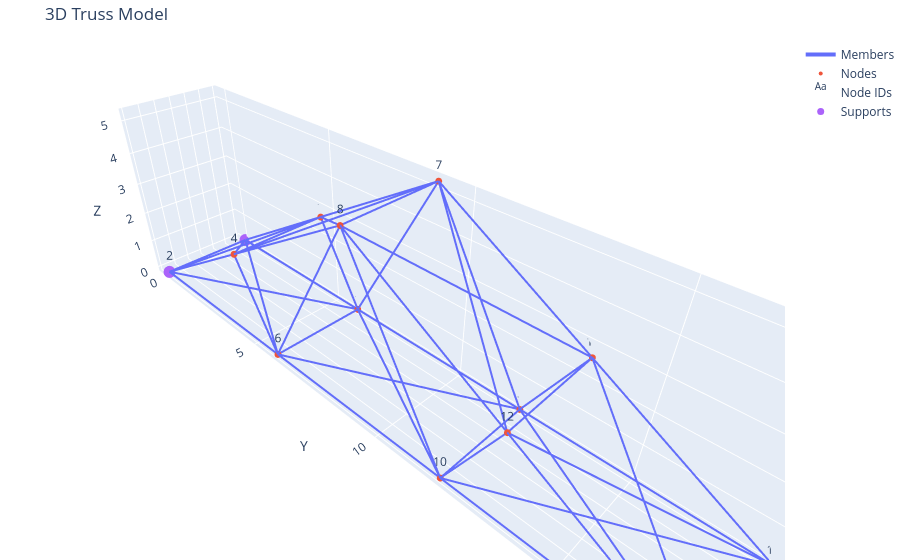
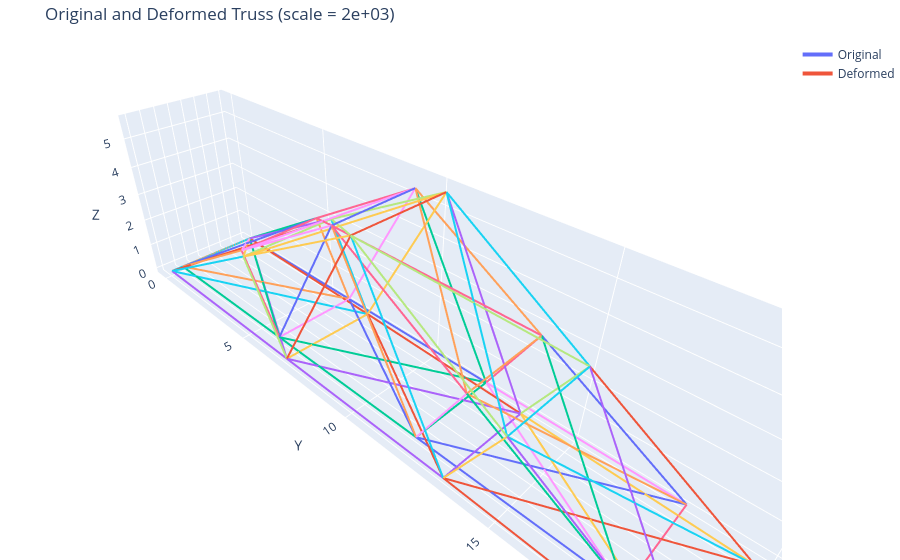

Notebook source saved alongside these figures, in order:
### Markdown cell above
### Validation Fabrication Error Loads

### Code cell
filepath = 'inputs/validation_truss_fab_error.json'

result = solver.truss_solver(filepath)
pp = postprocess.truss_output(filepath, result)

### Figure 1 — Plotly figure (JSON) as saved in the notebook; plotly's stock layout.template omitted (floating-point values rounded to 4 significant figures; data arrays with more than 128 entries replaced by an {"elided": "..."} marker saying what was removed)
{"data": [{"line": {"width": 4}, "mode": "lines", "name": "Members", "type": "scatter3d", "x": {"elided": "129 int values"}, "y": {"elided": "129 float values"}, "z": {"elided": "129 float values"}}, {"marker": {"size": 4}, "mode": "markers", "name": "Nodes", "type": "scatter3d", "x": [0, 3, 0, 3, 0, 3, 0, 3, 0, 3, 0, 3, 0, 3], "y": [0, 0, 4.5, 4.5, 6, 6, 9, 9, 12, 12, 13.5, 13.5, 18, 18], "z": [0, 0, 2.598, 2.598, 0, 0, 5.196, 5.196, 0, 0, 2.598, 2.598, 0, 0]}, {"mode": "text", "name": "Node IDs", "text": ["1", "2", "3", "4", "5", "6", "7", "8", "9", "10", "11", "12", "13", "14"], "textposition": "top center", "type": "scatter3d", "x": [0, 3, 0, 3, 0, 3, 0, 3, 0, 3, 0, 3, 0, 3], "y": [0, 0, 4.5, 4.5, 6, 6, 9, 9, 12, 12, 13.5, 13.5, 18, 18], "z": [0, 0, 2.598, 2.598, 0, 0, 5.196, 5.196, 0, 0, 2.598, 2.598, 0, 0]}, {"marker": {"size": 7}, "mode": "markers", "name": "Supports", "type": "scatter3d", "x": [0, 3, 0, 3], "y": [0, 0, 18, 18], "z": [0, 0, 0, 0]}], "layout": {"margin": {"b": 0, "l": 0, "r": 0, "t": 40}, "scene": {"aspectmode": "data", "xaxis": {"title": {"text": "X"}}, "yaxis": {"title": {"text": "Y"}}, "zaxis": {"title": {"text": "Z"}}}, "showlegend": true, "title": {"text": "3D Truss Model"}}}

### Figure 2 — Plotly figure (JSON) as saved in the notebook; plotly's stock layout.template omitted (floating-point values rounded to 4 significant figures)
{"data": [{"line": {"width": 4}, "mode": "lines", "name": "Original", "showlegend": true, "type": "scatter3d", "x": [0, 0], "y": [0, 6], "z": [0, 0]}, {"line": {"width": 4}, "mode": "lines", "name": "Deformed", "showlegend": true, "type": "scatter3d", "x": [0, 0.1353], "y": [0, 7.081], "z": [0, -0.014]}, {"line": {"width": 4}, "mode": "lines", "showlegend": false, "type": "scatter3d", "x": [0, 0], "y": [0, 4.5], "z": [0, 2.598]}, {"line": {"width": 4}, "mode": "lines", "showlegend": false, "type": "scatter3d", "x": [0, 0.09616], "y": [0, 5.399], "z": [0, 2.937]}, {"line": {"width": 4}, "mode": "lines", "showlegend": false, "type": "scatter3d", "x": [0, 0], "y": [4.5, 6], "z": [2.598, 0]}, {"line": {"width": 4}, "mode": "lines", "showlegend": false, "type": "scatter3d", "x": [0.09616, 0.1353], "y": [5.399, 7.081], "z": [2.937, -0.014]}, {"line": {"width": 4}, "mode": "lines", "showlegend": false, "type": "scatter3d", "x": [0, 0], "y": [4.5, 9], "z": [2.598, 5.196]}, {"line": {"width": 4}, "mode": "lines", "showlegend": false, "type": "scatter3d", "x": [0.09616, 0.2515], "y": [5.399, 10.31], "z": [2.937, 5.606]}, {"line": {"width": 4}, "mode": "lines", "showlegend": false, "type": "scatter3d", "x": [0, 0], "y": [6, 9], "z": [0, 5.196]}, {"line": {"width": 4}, "mode": "lines", "showlegend": false, "type": "scatter3d", "x": [0.1353, 0.2515], "y": [7.081, 10.31], "z": [-0.014, 5.606]}, {"line": {"width": 4}, "mode": "lines", "showlegend": false, "type": "scatter3d", "x": [0, 0], "y": [6, 12], "z": [0, 0]}, {"line": {"width": 4}, "mode": "lines", "showlegend": false, "type": "scatter3d", "x": [0.1353, 0.3377], "y": [7.081, 13.46], "z": [-0.014, 0.01552]}, {"line": {"width": 4}, "mode": "lines", "showlegend": false, "type": "scatter3d", "x": [0, 0], "y": [9, 12], "z": [5.196, 0]}, {"line": {"width": 4}, "mode": "lines", "showlegend": false, "type": "scatter3d", "x": [0.2515, 0.3377], "y": [10.31, 13.46], "z": [5.606, 0.01552]}, {"line": {"width": 4}, "mode": "lines", "showlegend": false, "type": "scatter3d", "x": [0, 0], "y": [9, 13.5], "z": [5.196, 2.598]}, {"line": {"width": 4}, "mode": "lines", "showlegend": false, "type": "scatter3d", "x": [0.2515, 0.3714], "y": [10.31, 15.07], "z": [5.606, 2.758]}, {"line": {"width": 4}, "mode": "lines", "showlegend": false, "type": "scatter3d", "x": [0, 0], "y": [12, 13.5], "z": [0, 2.598]}, {"line": {"width": 4}, "mode": "lines", "showlegend": false, "type": "scatter3d", "x": [0.3377, 0.3714], "y": [13.46, 15.07], "z": [0.01552, 2.758]}, {"line": {"width": 4}, "mode": "lines", "showlegend": false, "type": "scatter3d", "x": [0, 0], "y": [12, 18], "z": [0, 0]}, {"line": {"width": 4}, "mode": "lines", "showlegend": false, "type": "scatter3d", "x": [0.3377, 0.4795], "y": [13.46, 19.73], "z": [0.01552, 0]}, {"line": {"width": 4}, "mode": "lines", "showlegend": false, "type": "scatter3d", "x": [0, 0], "y": [13.5, 18], "z": [2.598, 0]}, {"line": {"width": 4}, "mode": "lines", "showlegend": false, "type": "scatter3d", "x": [0.3714, 0.4795], "y": [15.07, 19.73], "z": [2.758, 0]}, {"line": {"width": 4}, "mode": "lines", "showlegend": false, "type": "scatter3d", "x": [3, 3], "y": [0, 6], "z": [0, 0]}, {"line": {"width": 4}, "mode": "lines", "showlegend": false, "type": "scatter3d", "x": [3.445, 3.468], "y": [0, 7.006], "z": [0, -0.01143]}, {"line": {"width": 4}, "mode": "lines", "showlegend": false, "type": "scatter3d", "x": [3, 3], "y": [0, 4.5], "z": [0, 2.598]}, {"line": {"width": 4}, "mode": "lines", "showlegend": false, "type": "scatter3d", "x": [3.445, 3.453], "y": [0, 5.344], "z": [0, 2.929]}, {"line": {"width": 4}, "mode": "lines", "showlegend": false, "type": "scatter3d", "x": [3, 3], "y": [4.5, 6], "z": [2.598, 0]}, {"line": {"width": 4}, "mode": "lines", "showlegend": false, "type": "scatter3d", "x": [3.453, 3.468], "y": [5.344, 7.006], "z": [2.929, -0.01143]}, {"line": {"width": 4}, "mode": "lines", "showlegend": false, "type": "scatter3d", "x": [3, 3], "y": [4.5, 9], "z": [2.598, 5.196]}, {"line": {"width": 4}, "mode": "lines", "showlegend": false, "type": "scatter3d", "x": [3.453, 3.474], "y": [5.344, 10.25], "z": [2.929, 5.605]}, {"line": {"width": 4}, "mode": "lines", "showlegend": false, "type": "scatter3d", "x": [3, 3], "y": [6, 9], "z": [0, 5.196]}, {"line": {"width": 4}, "mode": "lines", "showlegend": false, "type": "scatter3d", "x": [3.468, 3.474], "y": [7.006, 10.25], "z": [-0.01143, 5.605]}, {"line": {"width": 4}, "mode": "lines", "showlegend": false, "type": "scatter3d", "x": [3, 3], "y": [6, 12], "z": [0, 0]}, {"line": {"width": 4}, "mode": "lines", "showlegend": false, "type": "scatter3d", "x": [3.468, 3.512], "y": [7.006, 13.4], "z": [-0.01143, 0.01605]}, {"line": {"width": 4}, "mode": "lines", "showlegend": false, "type": "scatter3d", "x": [3, 3], "y": [9, 12], "z": [5.196, 0]}, {"line": {"width": 4}, "mode": "lines", "showlegend": false, "type": "scatter3d", "x": [3.474, 3.512], "y": [10.25, 13.4], "z": [5.605, 0.01605]}, {"line": {"width": 4}, "mode": "lines", "showlegend": false, "type": "scatter3d", "x": [3, 3], "y": [9, 13.5], "z": [5.196, 2.598]}, {"line": {"width": 4}, "mode": "lines", "showlegend": false, "type": "scatter3d", "x": [3.474, 3.538], "y": [10.25, 15.01], "z": [5.605, 2.759]}, {"line": {"width": 4}, "mode": "lines", "showlegend": false, "type": "scatter3d", "x": [3, 3], "y": [12, 13.5], "z": [0, 2.598]}, {"line": {"width": 4}, "mode": "lines", "showlegend": false, "type": "scatter3d", "x": [3.512, 3.538], "y": [13.4, 15.01], "z": [0.01605, 2.759]}, {"line": {"width": 4}, "mode": "lines", "showlegend": false, "type": "scatter3d", "x": [3, 3], "y": [12, 18], "z": [0, 0]}, {"line": {"width": 4}, "mode": "lines", "showlegend": false, "type": "scatter3d", "x": [3.512, 3.614], "y": [13.4, 19.67], "z": [0.01605, 0]}, {"line": {"width": 4}, "mode": "lines", "showlegend": false, "type": "scatter3d", "x": [3, 3], "y": [13.5, 18], "z": [2.598, 0]}, {"line": {"width": 4}, "mode": "lines", "showlegend": false, "type": "scatter3d", "x": [3.538, 3.614], "y": [15.01, 19.67], "z": [2.759, 0]}, {"line": {"width": 4}, "mode": "lines", "showlegend": false, "type": "scatter3d", "x": [0, 3], "y": [0, 0], "z": [0, 0]}, {"line": {"width": 4}, "mode": "lines", "showlegend": false, "type": "scatter3d", "x": [0, 3.445], "y": [0, 0], "z": [0, 0]}, {"line": {"width": 4}, "mode": "lines", "showlegend": false, "type": "scatter3d", "x": [0, 3], "y": [4.5, 4.5], "z": [2.598, 2.598]}, {"line": {"width": 4}, "mode": "lines", "showlegend": false, "type": "scatter3d", "x": [0.09616, 3.453], "y": [5.399, 5.344], "z": [2.937, 2.929]}, {"line": {"width": 4}, "mode": "lines", "showlegend": false, "type": "scatter3d", "x": [0, 3], "y": [6, 6], "z": [0, 0]}, {"line": {"width": 4}, "mode": "lines", "showlegend": false, "type": "scatter3d", "x": [0.1353, 3.468], "y": [7.081, 7.006], "z": [-0.014, -0.01143]}, {"line": {"width": 4}, "mode": "lines", "showlegend": false, "type": "scatter3d", "x": [0, 3], "y": [9, 9], "z": [5.196, 5.196]}, {"line": {"width": 4}, "mode": "lines", "showlegend": false, "type": "scatter3d", "x": [0.2515, 3.474], "y": [10.31, 10.25], "z": [5.606, 5.605]}, {"line": {"width": 4}, "mode": "lines", "showlegend": false, "type": "scatter3d", "x": [0, 3], "y": [12, 12], "z": [0, 0]}, {"line": {"width": 4}, "mode": "lines", "showlegend": false, "type": "scatter3d", "x": [0.3377, 3.512], "y": [13.46, 13.4], "z": [0.01552, 0.01605]}, {"line": {"width": 4}, "mode": "lines", "showlegend": false, "type": "scatter3d", "x": [0, 3], "y": [13.5, 13.5], "z": [2.598, 2.598]}, {"line": {"width": 4}, "mode": "lines", "showlegend": false, "type": "scatter3d", "x": [0.3714, 3.538], "y": [15.07, 15.01], "z": [2.758, 2.759]}, {"line": {"width": 4}, "mode": "lines", "showlegend": false, "type": "scatter3d", "x": [0, 3], "y": [18, 18], "z": [0, 0]}, {"line": {"width": 4}, "mode": "lines", "showlegend": false, "type": "scatter3d", "x": [0.4795, 3.614], "y": [19.73, 19.67], "z": [0, 0]}, {"line": {"width": 4}, "mode": "lines", "showlegend": false, "type": "scatter3d", "x": [0, 3], "y": [0, 4.5], "z": [0, 2.598]}, {"line": {"width": 4}, "mode": "lines", "showlegend": false, "type": "scatter3d", "x": [0, 3.453], "y": [0, 5.344], "z": [0, 2.929]}, {"line": {"width": 4}, "mode": "lines", "showlegend": false, "type": "scatter3d", "x": [3, 0], "y": [0, 4.5], "z": [0, 2.598]}, {"line": {"width": 4}, "mode": "lines", "showlegend": false, "type": "scatter3d", "x": [3.445, 0.09616], "y": [0, 5.399], "z": [0, 2.937]}, {"line": {"width": 4}, "mode": "lines", "showlegend": false, "type": "scatter3d", "x": [0, 3], "y": [0, 6], "z": [0, 0]}, {"line": {"width": 4}, "mode": "lines", "showlegend": false, "type": "scatter3d", "x": [0, 3.468], "y": [0, 7.006], "z": [0, -0.01143]}, {"line": {"width": 4}, "mode": "lines", "showlegend": false, "type": "scatter3d", "x": [3, 0], "y": [0, 6], "z": [0, 0]}, {"line": {"width": 4}, "mode": "lines", "showlegend": false, "type": "scatter3d", "x": [3.445, 0.1353], "y": [0, 7.081], "z": [0, -0.014]}, {"line": {"width": 4}, "mode": "lines", "showlegend": false, "type": "scatter3d", "x": [0, 3], "y": [4.5, 9], "z": [2.598, 5.196]}, {"line": {"width": 4}, "mode": "lines", "showlegend": false, "type": "scatter3d", "x": [0.09616, 3.474], "y": [5.399, 10.25], "z": [2.937, 5.605]}, {"line": {"width": 4}, "mode": "lines", "showlegend": false, "type": "scatter3d", "x": [3, 0], "y": [4.5, 9], "z": [2.598, 5.196]}, {"line": {"width": 4}, "mode": "lines", "showlegend": false, "type": "scatter3d", "x": [3.453, 0.2515], "y": [5.344, 10.31], "z": [2.929, 5.606]}, {"line": {"width": 4}, "mode": "lines", "showlegend": false, "type": "scatter3d", "x": [0, 3], "y": [6, 12], "z": [0, 0]}, {"line": {"width": 4}, "mode": "lines", "showlegend": false, "type": "scatter3d", "x": [0.1353, 3.512], "y": [7.081, 13.4], "z": [-0.014, 0.01605]}, {"line": {"width": 4}, "mode": "lines", "showlegend": false, "type": "scatter3d", "x": [3, 0], "y": [6, 12], "z": [0, 0]}, {"line": {"width": 4}, "mode": "lines", "showlegend": false, "type": "scatter3d", "x": [3.468, 0.3377], "y": [7.006, 13.46], "z": [-0.01143, 0.01552]}, {"line": {"width": 4}, "mode": "lines", "showlegend": false, "type": "scatter3d", "x": [0, 3], "y": [9, 13.5], "z": [5.196, 2.598]}, {"line": {"width": 4}, "mode": "lines", "showlegend": false, "type": "scatter3d", "x": [0.2515, 3.538], "y": [10.31, 15.01], "z": [5.606, 2.759]}, {"line": {"width": 4}, "mode": "lines", "showlegend": false, "type": "scatter3d", "x": [3, 0], "y": [9, 13.5], "z": [5.196, 2.598]}, {"line": {"width": 4}, "mode": "lines", "showlegend": false, "type": "scatter3d", "x": [3.474, 0.3714], "y": [10.25, 15.07], "z": [5.605, 2.758]}, {"line": {"width": 4}, "mode": "lines", "showlegend": false, "type": "scatter3d", "x": [0, 3], "y": [12, 18], "z": [0, 0]}, {"line": {"width": 4}, "mode": "lines", "showlegend": false, "type": "scatter3d", "x": [0.3377, 3.614], "y": [13.46, 19.67], "z": [0.01552, 0]}, {"line": {"width": 4}, "mode": "lines", "showlegend": false, "type": "scatter3d", "x": [3, 0], "y": [12, 18], "z": [0, 0]}, {"line": {"width": 4}, "mode": "lines", "showlegend": false, "type": "scatter3d", "x": [3.512, 0.4795], "y": [13.4, 19.73], "z": [0.01605, 0]}, {"line": {"width": 4}, "mode": "lines", "showlegend": false, "type": "scatter3d", "x": [0, 3], "y": [13.5, 18], "z": [2.598, 0]}, {"line": {"width": 4}, "mode": "lines", "showlegend": false, "type": "scatter3d", "x": [0.3714, 3.614], "y": [15.07, 19.67], "z": [2.758, 0]}, {"line": {"width": 4}, "mode": "lines", "showlegend": false, "type": "scatter3d", "x": [3, 0], "y": [13.5, 18], "z": [2.598, 0]}, {"line": {"width": 4}, "mode": "lines", "showlegend": false, "type": "scatter3d", "x": [3.538, 0.4795], "y": [15.01, 19.73], "z": [2.759, 0]}], "layout": {"margin": {"b": 0, "l": 0, "r": 0, "t": 40}, "scene": {"aspectmode": "data", "xaxis": {"title": {"text": "X"}}, "yaxis": {"title": {"text": "Y"}}, "zaxis": {"title": {"text": "Z"}}}, "title": {"text": "Original and Deformed Truss (scale = 2e+03)"}}}
